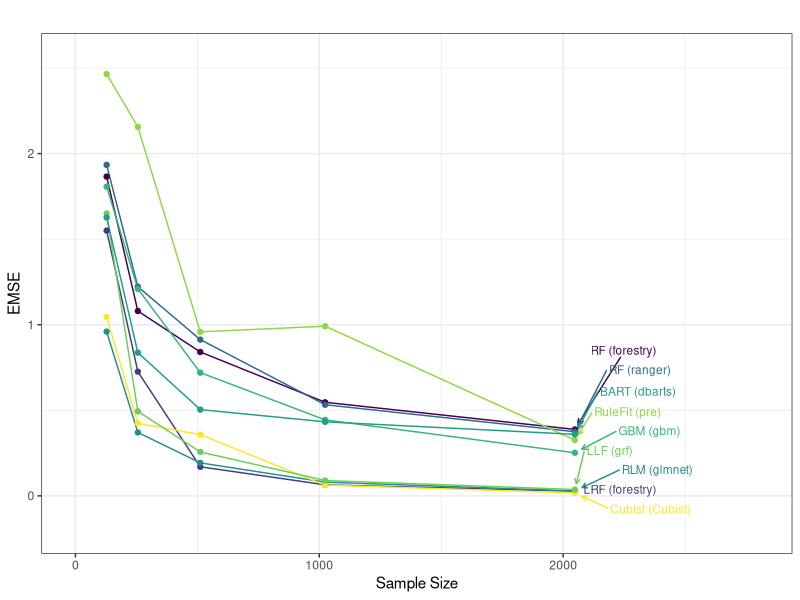
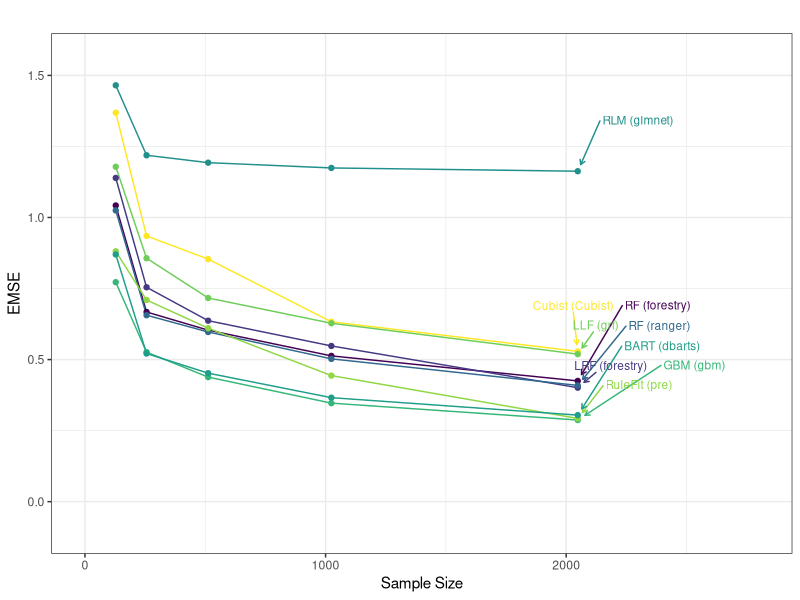
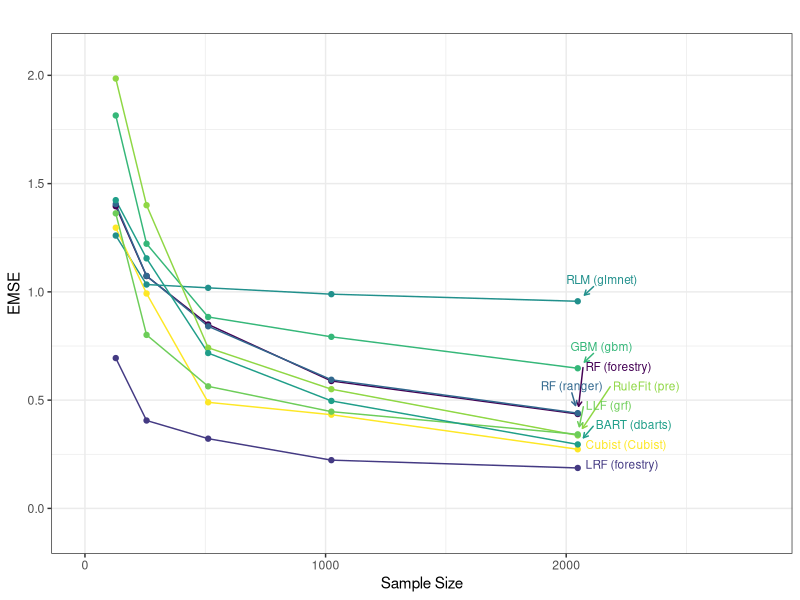

R code for these plots, in order:
library(tidyverse)
library(reshape)
library(MASS)
library(ggplot2)
library(dplyr)
library(reshape)
library(viridis)

X <- read.csv("code/3-run_all_cluster_resultsEMSE.csv", stringsAsFactors = FALSE)
# X <- X[1:15,-1]
X$n <- as.numeric(gsub(pattern = "([^0123456789])", replacement = "", X$Dataset))
X$Dataset <- gsub(pattern = "([-0123456789])", replacement = "", X$Dataset)
X <- melt(data = X, id.vars = c("Dataset", "n"))
X$dsname <- NA
X$dsname[X$Dataset == "artificialLM"] <- "Experiment_1"
X$dsname[X$Dataset == "simulatedStepFunction"] <- "Experiment_2"
X$dsname[X$Dataset == "simulatedStepLinearFunction"] <- "Experiment_3"
X$variable <- plyr::revalue(X$variable, c("caretRidgeRF_nonstrict" = "LRF (forestry)",
                                          "BART" = "BART (dbarts)",
                                          "forestryRF" = "RF (forestry)",
                                          "ranger" = "RF (ranger)",
                                          "local_RF" = "LLF (grf)",
                                          "cubist" = "Cubist (Cubist)",
                                          "glmnet" = "RLM (glmnet)",
                                          "pre" = "RuleFit (pre)",
                                          "gbm" = "GBM (gbm)"))

library(ggrepel)

colors = c("#440154FF", "#443A83FF",
          "#31688EFF", "#21908CFF",
          "#35B779FF", "#8FD744FF", "#FDE725FF",
          "#6DCD59FF", "#1F9E89FF")

# Plot experiment 1
for (expnm in c("Experiment_1")) {
  X %>%
    filter(!is.na(value) & dsname == expnm & variable != "cubist" & variable != "caretRidgeTree" & variable != "X") %>%
    dplyr::select(c(4)) %>%
    max() -> max

  X %>%
    filter(!is.na(value) & dsname == expnm & variable != "cubist" & variable != "caretRidgeTree"& variable != "X") %>%
    dplyr::select(-Dataset, -dsname) %>%
    filter(n == 2048) -> end_values

  X %>% filter(!is.na(value) & dsname == expnm & variable != "cubist" & variable != "caretRidgeTree"& variable != "X") %>%
    ggplot(aes(x = n, y = value, color = variable))  +
    geom_line() +
    #geom_text(aes(label = variable)) +
    theme_bw() +
    xlim(0, 2800) +
    ylim(-.2, max + .1)+
    theme(legend.position = "none") +
    geom_text_repel(
      aes(label = variable),
      data = end_values, color = colors ,
      size = 3, force = 7,arrow = arrow(length = unit(0.01, "npc")),
      direction = "both", nudge_x = 250, nudge_y = .15, point.padding = .7
    )+
    # ggtitle(label = expnm) +
    ggtitle(label = "") +
    xlab("Sample Size") +
    ylab("EMSE") +
    geom_point() +
    scale_color_manual(values = colors)

  ggsave(file = paste0("figures/varyn_", expnm, ".pdf"), height = 3.3, width = 6)
  #ggsave(file = paste0("~/Dropbox/RidgeForestry_paper/figures/2-VaryNSim/varyn_",
  #                     expnm, ".pdf"), height = 3.3, width = 6)

}


# Plot experiment 2
for (expnm in c("Experiment_2")) {
  X %>%
    filter(!is.na(value) & dsname == expnm & variable != "cubist" & variable != "caretRidgeTree"& variable != "X") %>%
    dplyr::select(c(4)) %>%
    max() -> max

  X %>%
    filter(!is.na(value) & dsname == expnm & variable != "cubist" & variable != "caretRidgeTree"& variable != "X") %>%
    dplyr::select(-Dataset, -dsname) %>%
    filter(n == 2048) -> end_values

  X %>% filter(!is.na(value) & dsname == expnm & variable != "cubist" & variable != "caretRidgeTree"& variable != "X") %>%
    ggplot(aes(x = n, y = value, color = variable))  +
    geom_line() +
    #geom_text(aes(label = variable)) +
    theme_bw() +
    xlim(0, 2800) +
    ylim(-.1, max + .1)+
    theme(legend.position = "none") +
    geom_text_repel(
      aes(label = variable),
      data = end_values, color = colors,
      size = 3, force = 3,arrow = arrow(length = unit(0.01, "npc")),
      direction = "both", nudge_x = 250, nudge_y = 0.18, point.padding = .8
    )+
    # ggtitle(label = expnm) +
    ggtitle(label = "") +
    xlab("Sample Size") +
    ylab("EMSE") +
    geom_point() +
    scale_color_manual(values = colors)

  ggsave(file = paste0("figures/varyn_", expnm, ".pdf"), height = 3.3, width = 6)
  #ggsave(file = paste0("~/Dropbox/RidgeForestry_paper/figures/2-VaryNSim/varyn_",
  #                     expnm, ".pdf"), height = 3.3, width = 6)

}


# Plot experiment 3
for (expnm in c("Experiment_3")) {
  X %>%
    filter(!is.na(value) & dsname == expnm & variable != "cubist" & variable != "caretRidgeTree"& variable != "X") %>%
    dplyr::select(c(4)) %>%
    max() -> max

  X %>%
    filter(!is.na(value) & dsname == expnm & variable != "cubist" & variable != "caretRidgeTree"& variable != "X") %>%
    dplyr::select(-Dataset, -dsname) %>%
    filter(n == 2048) -> end_values

  X %>% filter(!is.na(value) & dsname == expnm & variable != "cubist" & variable != "caretRidgeTree"& variable != "X") %>%
    ggplot(aes(x = n, y = value, color = variable))  +
    geom_line() +
    #geom_text(aes(label = variable)) +
    theme_bw() +
    xlim(0, 2800) +
    ylim(-.1, max + .1)+
    theme(legend.position = "none") +
    geom_text_repel(
      aes(label = variable),
      data = end_values, color = colors,
      size = 3, force = 3,arrow = arrow(length = unit(0.01, "npc")),
      direction = "both", nudge_x = 100, nudge_y = 0.1, point.padding = .92
    )+
    # ggtitle(label = expnm) +
    ggtitle(label = "") +
    xlab("Sample Size") +
    ylab("EMSE") +
    geom_point() +
    scale_color_manual(values = colors)

  ggsave(file = paste0("figures/varyn_", expnm, ".pdf"), height = 3.3, width = 6)
  #ggsave(file = paste0("~/Dropbox/RidgeForestry_paper/figures/2-VaryNSim/varyn_",
  #                     expnm, ".pdf"), height = 3.3, width = 6)

}
